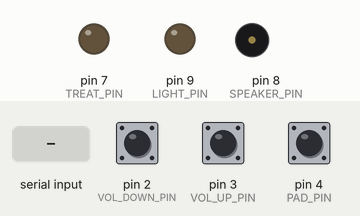
A sketch run on a simulated Arduino Uno, built with avr-gcc and run on an emulated ATmega328P. Parts: output pins drawn as LEDs (lit = HIGH), buzzer (waves = sounding). The inputs (shaded band) are chosen by the test bench; at power-on: pin 2 (VOL_DOWN_PIN) HIGH, pin 3 (VOL_UP_PIN) HIGH, pin 4 (PAD_PIN) HIGH.

Above: at 1.2 s.
1.3 s: "W90\n" received over Serial
At 1.82 s:
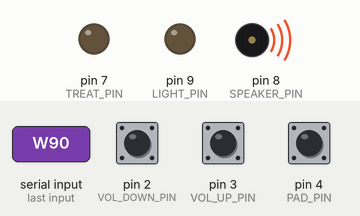
3.4 s: "T90\n" received over Serial
At 3.55 s:
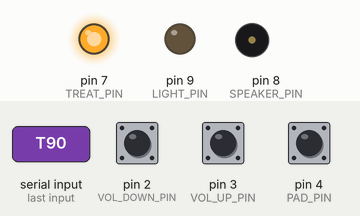
Timing chart, 0 to 6.4 s (numbered marks = the images above; inputs shaded):
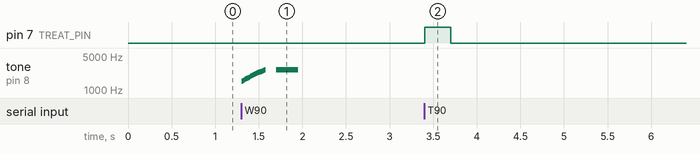

The sketch:

paw_unit_mat.ino
```cpp
// Paw Unit mat firmware – Prototype 2
//
// The web app sends one command per line at 9600 baud:
//   L1 / L0   lights on / off        C1 / C0   calm mode on / off
//   S         play a friendly sound  W         play recall whistle
//   T         release one treat      X         all off
//   V<0-100>  sound volume           B<0-100>  light brightness
//   ?         report status
//
// The mat reports back one line per value:
//   ID:<mat id>   BAT:<0-100>   VOL:<0-100>   PLAY:1 / PLAY:0

const char MAT_ID[] = "PU-2048";

const int LIGHT_PIN = 9;     // PWM pin, so brightness can be dimmed
const int SPEAKER_PIN = 8;   // piezo buzzer
const int TREAT_PIN = 7;     // treat dispenser (or an LED stand-in)
const int VOL_DOWN_PIN = 2;  // push buttons to GND
const int VOL_UP_PIN = 3;
const int PAD_PIN = 4;       // pressure pad / switch to GND, closed while the dog is on the mat

// Set to true once a battery is wired to BATTERY_PIN through a voltage divider
const bool HAS_BATTERY = false;
const int BATTERY_PIN = A0;
const int BATTERY_EMPTY = 600;  // analogRead() value at 0%, calibrate for your battery
const int BATTERY_FULL = 860;   // analogRead() value at 100%

bool lightsOn = false;
bool calmOn = false;
int volume = 60;
int brightness = 80;
bool playing = false;

char line[16];
int lineLength = 0;

unsigned long lastButtonMs = 0;
unsigned long lastPadChangeMs = 0;
unsigned long lastBatteryMs = 0;

void setup() {
  pinMode(LIGHT_PIN, OUTPUT);
  pinMode(SPEAKER_PIN, OUTPUT);
  pinMode(TREAT_PIN, OUTPUT);
  pinMode(VOL_DOWN_PIN, INPUT_PULLUP);
  pinMode(VOL_UP_PIN, INPUT_PULLUP);
  pinMode(PAD_PIN, INPUT_PULLUP);

  applyLights();

  Serial.begin(9600);
}

void loop() {
  readCommands();
  readVolumeButtons();
  readPad();

  if (HAS_BATTERY && millis() - lastBatteryMs > 30000) {
    lastBatteryMs = millis();
    reportBattery();
  }
}

// Serial

void readCommands() {
  while (Serial.available() > 0) {
    char c = Serial.read();

    if (c == '\n' || c == '\r') {
      if (lineLength > 0) {
        line[lineLength] = '\0';
        handleCommand(line);
        lineLength = 0;
      }
    } else if (lineLength < (int)sizeof(line) - 1) {
      line[lineLength++] = c;
    }
  }
}

void handleCommand(const char *command) {
  int value = constrain(atoi(command + 1), 0, 100);

  switch (command[0]) {
    case 'L':
      lightsOn = command[1] == '1';
      applyLights();
      break;
    case 'C':
      calmOn = command[1] == '1';
      applyLights();
      break;
    case 'S':
      playSound();
      break;
    case 'W':
      playWhistle();
      break;
    case 'T':
      releaseTreat();
      break;
    case 'X':
      lightsOn = false;
      calmOn = false;
      noTone(SPEAKER_PIN);
      applyLights();
      break;
    case 'V':
      volume = value;
      break;
    case 'B':
      brightness = value;
      applyLights();
      break;
    case '?':
      reportStatus();
      break;
  }
}

void reportStatus() {
  Serial.print("ID:");
  Serial.println(MAT_ID);
  Serial.print("VOL:");
  Serial.println(volume);
  Serial.print("PLAY:");
  Serial.println(playing ? 1 : 0);

  if (HAS_BATTERY) {
    reportBattery();
  }
}

void reportBattery() {
  int raw = analogRead(BATTERY_PIN);
  int percent = constrain(map(raw, BATTERY_EMPTY, BATTERY_FULL, 0, 100), 0, 100);

  Serial.print("BAT:");
  Serial.println(percent);
}

// Outputs

void applyLights() {
  int level = lightsOn ? map(brightness, 0, 100, 0, 255) : 0;

  // Calm mode gives a soft glow, a third of the chosen brightness
  if (calmOn) {
    level = map(brightness, 0, 100, 0, 255) / 3;
  }

  analogWrite(LIGHT_PIN, level);
}

// A piezo can't change loudness, so volume 0 mutes and anything else plays.
// Calm mode plays shorter, softer-sounding notes.
void beep(int frequency, int durationMs) {
  if (volume == 0) return;

  if (calmOn) durationMs /= 2;

  tone(SPEAKER_PIN, frequency, durationMs);
  delay(durationMs + 20);
}

void playSound() {
  beep(880, 120);
  beep(1175, 180);
}

void playWhistle() {
  if (volume == 0) return;

  for (int f = 1500; f <= 2600; f += 50) {
    tone(SPEAKER_PIN, f);
    delay(12);
  }
  noTone(SPEAKER_PIN);
  delay(120);
  beep(2600, 250);
}

void releaseTreat() {
  digitalWrite(TREAT_PIN, HIGH);
  delay(300);
  digitalWrite(TREAT_PIN, LOW);
}

// Inputs

void readVolumeButtons() {
  if (millis() - lastButtonMs < 200) return;

  int change = 0;
  if (digitalRead(VOL_UP_PIN) == LOW) change = 10;
  if (digitalRead(VOL_DOWN_PIN) == LOW) change = -10;
  if (change == 0) return;

  lastButtonMs = millis();
  volume = constrain(volume + change, 0, 100);

  Serial.print("VOL:");
  Serial.println(volume);
}

void readPad() {
  bool onMat = digitalRead(PAD_PIN) == LOW;

  if (onMat == playing || millis() - lastPadChangeMs < 50) return;

  lastPadChangeMs = millis();
  playing = onMat;

  Serial.print("PLAY:");
  Serial.println(playing ? 1 : 0);
}
```

Measured:
- after the input at 1.3 s, tone on pin 8 (SPEAKER_PIN): plays 1500 Hz for 0.01 s, 1550 Hz for 0.01 s, 1600 Hz for 0.01 s, 1650 Hz for 0.01 s, 1700 Hz for 0.01 s, 1750 Hz for 0.01 s … (24 notes in this stretch), starting at once
- after the input at 3.4 s, pin 7 (TREAT_PIN): LOW → HIGH at once, → LOW 0.30 s later
